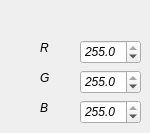
     <widget class="QWidget" name="cordefundo">
      <property name="font">
       <font>
        <italic>true</italic>
       </font>
      </property>
      <attribute name="title">
       <string>Cor de Fundo</string>
      </attribute>
      <widget class="QDoubleSpinBox" name="doubleSpinBox_38">
       <property name="geometry">
        <rect>
         <x>80</x>
         <y>40</y>
         <width>61</width>
         <height>24</height>
        </rect>
       </property>
       <property name="decimals">
        <number>1</number>
       </property>
       <property name="maximum">
        <double>255.000000000000000</double>
       </property>
       <property name="singleStep">
        <double>1.000000000000000</double>
       </property>
       <property name="value">
        <double>255.000000000000000</double>
       </property>
      </widget>
      <widget class="QLabel" name="label_85">
       <property name="geometry">
        <rect>
         <x>40</x>
         <y>70</y>
         <width>21</width>
         <height>16</height>
        </rect>
       </property>
       <property name="text">
        <string>G</string>
       </property>
      </widget>
      <widget class="QLabel" name="label_86">
       <property name="geometry">
        <rect>
         <x>40</x>
         <y>100</y>
         <width>16</width>
         <height>16</height>
        </rect>
       </property>
       <property name="text">
        <string>B</string>
       </property>
      </widget>
      <widget class="QDoubleSpinBox" name="doubleSpinBox_39">
       <property name="geometry">
        <rect>
         <x>80</x>
         <y>100</y>
         <width>61</width>
         <height>24</height>
        </rect>
       </property>
       <property name="decimals">
        <number>1</number>
       </property>
       <property name="maximum">
        <double>255.000000000000000</double>
       </property>
       <property name="singleStep">
        <double>1.000000000000000</double>
       </property>
       <property name="value">
        <double>255.000000000000000</double>
       </property>
      </widget>
      <widget class="QDoubleSpinBox" name="doubleSpinBox_40">
       <property name="geometry">
        <rect>
         <x>80</x>
         <y>70</y>
         <width>61</width>
         <height>24</height>
        </rect>
       </property>
       <property name="decimals">
        <number>1</number>
       </property>
       <property name="maximum">
        <double>255.000000000000000</double>
       </property>
       <property name="singleStep">
        <double>1.000000000000000</double>
       </property>
       <property name="value">
        <double>255.000000000000000</double>
       </property>
      </widget>
      <widget class="QLabel" name="label_87">
       <property name="geometry">
        <rect>
         <x>40</x>
         <y>40</y>
         <width>21</width>
         <height>16</height>
        </rect>
       </property>
       <property name="text">
        <string>R</string>
       </property>
      </widget>
     </widget>
